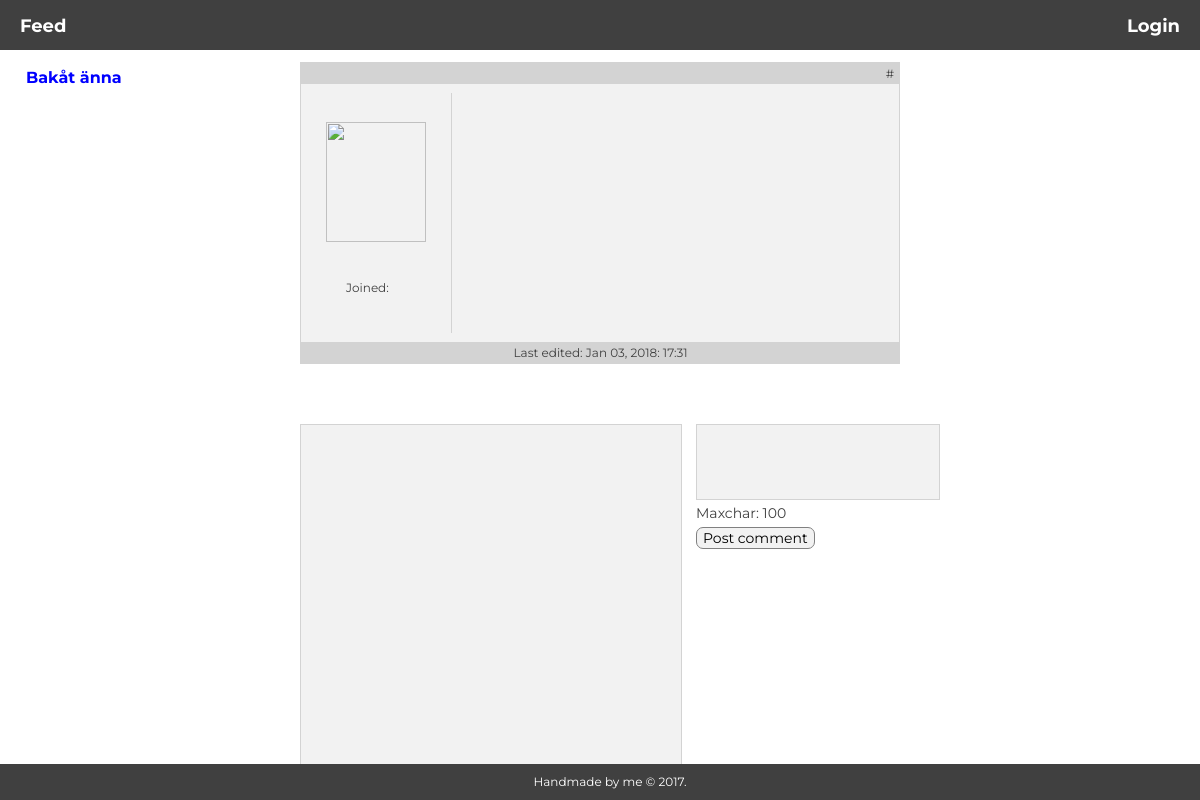
The app's page /pages/comment.php, older data.
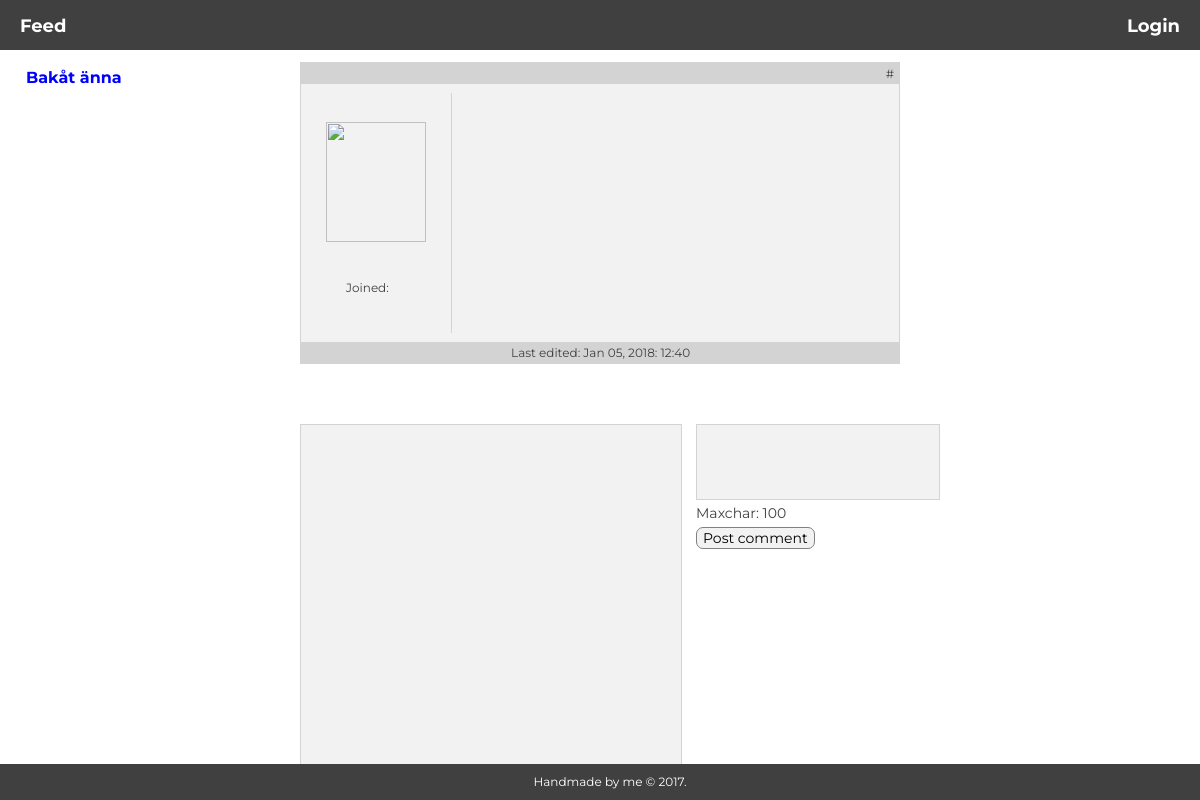
The same page, newer data.
### tables this page shows
CREATE TABLE "posts" (
        `id`       INTEGER NOT NULL,
        `post_id`       INTEGER NOT NULL PRIMARY KEY AUTOINCREMENT UNIQUE,
        `title` VARCHAR NOT NULL,
        `description`   VARCHAR NOT NULL,
        `url`   VARCHAR NOT NULL,
        `posted`      VARCHAR,
        `up_vote` INTEGER,
        `down_vote` INTEGER,
        `edited`     VARCHAR
);

### logic/feed.php (called while the page is built, shortened)
<?php
   $query = "SELECT * FROM posts LEFT JOIN users ON posts.id=users.id";
   $statement = $pdo->query($query);
   $statement->execute();
   $joined = $statement->fetchAll(PDO::FETCH_ASSOC);

### pages/comment.php (the view, shortened to what this page needs)
<?php
require __DIR__.'/../views/header.php';
require __DIR__.'/../logic/feed.php';
require __DIR__.'/../logic/comment.php';
$post_id = $_GET['id'];
$query = "SELECT * FROM posts WHERE post_id = :post_id";
$statement = $pdo->prepare($query);
$statement->bindParam(':post_id', $post_id, PDO::PARAM_INT);
$statement->execute();
$post = $statement->fetch(PDO::FETCH_ASSOC);
$user_id = $post['id'];
$query = "SELECT * FROM users WHERE id = :id";
$statement = $pdo->prepare($query);
$statement->bindParam(':id', $user_id, PDO::PARAM_STR);
$statement->execute();
$user = $statement->fetch(PDO::FETCH_ASSOC);
?>
   <a href="feed.php" class="back-btn">Bakåt änna</a>
   <div class="post">
      <div class="post-content">
         <div class="post-header">
            <div class="post-id">
               # <?php echo $post['post_id']; ?>
            </div>
         </div>
         <br>
         <div class="side-info">
            <br>
            <?php echo '<img src="../uploads/'. $user['img']. '" class="avatar-img">'; ?>
            <br>
            <div class="member">Joined: <br>
            </div>
         </div>
         <br>
         <div class="post-footer">
            <?php echo 'Last edited: '. $join['edited']; ?>
         </div>
      </div>
   </div>
   <div class="comments">
   </div>
   <form action="../logic/comment.php?id=<?php echo $post_id?>" method="post" class="comment-form">
      <div>
         <textarea type="comment" name="comment" maxlength="100" required></textarea>
      </div>
      <div class="maxchar">Maxchar: 100<br></div>
      <button type="submit" class="post-comment btn">Post comment</button>
   </form>
<?php require __DIR__.'../../views/footer.php'; ?>

Row changes from the older to the newer data that the page shows:
changed posts: edited "Jan 03, 2018: 17:31" → "Jan 05, 2018: 12:40"
